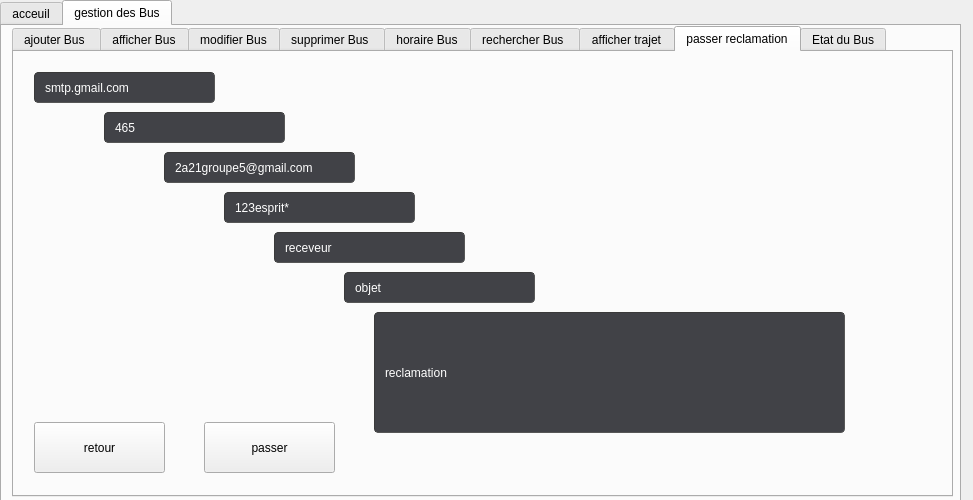
<?xml version="1.0" encoding="UTF-8"?>
<ui version="4.0">
 <class>Dialog</class>
 <widget class="QDialog" name="Dialog">
  <property name="geometry">
   <rect>
    <x>0</x>
    <y>0</y>
    <width>973</width>
    <height>500</height>
   </rect>
  </property>
  <property name="windowTitle">
   <string>Dialog</string>
  </property>
  <widget class="QTabWidget" name="tabWidget_2">
   <property name="geometry">
    <rect>
     <x>0</x>
     <y>0</y>
     <width>961</width>
     <height>511</height>
    </rect>
   </property>
   <property name="currentIndex">
    <number>1</number>
   </property>
   <widget class="QWidget" name="acceuil">
    <attribute name="title">
     <string>acceuil</string>
    </attribute>
    <widget class="QLabel" name="label_4">
     <property name="geometry">
      <rect>
       <x>30</x>
       <y>80</y>
       <width>111</width>
       <height>31</height>
      </rect>
     </property>
     <property name="text">
      <string>identifiant</string>
     </property>
    </widget>
    <widget class="QLabel" name="label_5">
     <property name="geometry">
      <rect>
       <x>30</x>
       <y>150</y>
       <width>101</width>
       <height>41</height>
      </rect>
     </property>
     <property name="text">
      <string>mot de passe </string>
     </property>
    </widget>
    <widget class="QLineEdit" name="lineEdit">
     <property name="geometry">
      <rect>
       <x>160</x>
       <y>80</y>
       <width>121</width>
       <height>31</height>
      </rect>
     </property>
    </widget>
    <widget class="QLineEdit" name="lineEdit_2">
     <property name="geometry">
      <rect>
       <x>160</x>
       <y>160</y>
       <width>121</width>
       <height>31</height>
      </rect>
     </property>
    </widget>
    <widget class="QPushButton" name="pushButton">
     <property name="geometry">
      <rect>
       <x>40</x>
       <y>250</y>
       <width>121</width>
       <height>41</height>
      </rect>
     </property>
     <property name="text">
      <string>connecter</string>
     </property>
    </widget>
    <widget class="QPushButton" name="pushButton_2">
     <property name="geometry">
      <rect>
       <x>200</x>
       <y>250</y>
       <width>111</width>
       <height>41</height>
      </rect>
     </property>
     <property name="text">
      <string>annuler</string>
     </property>
    </widget>
    <widget class="QLabel" name="label_2">
     <property name="geometry">
      <rect>
       <x>80</x>
       <y>10</y>
       <width>921</width>
       <height>451</height>
      </rect>
     </property>
     <property name="text">
      <string/>
     </property>
     <property name="pixmap">
      <pixmap>../../Downloads/logobus.png</pixmap>
     </property>
    </widget>
    <zorder>label_2</zorder>
    <zorder>label_4</zorder>
    <zorder>label_5</zorder>
    <zorder>lineEdit</zorder>
    <zorder>lineEdit_2</zorder>
    <zorder>pushButton</zorder>
    <zorder>pushButton_2</zorder>
   </widget>
   <widget class="QWidget" name="tab_4">
    <attribute name="title">
     <string>gestion des Bus</string>
    </attribute>
    <widget class="QTabWidget" name="tabWidget_3">
     <property name="geometry">
      <rect>
       <x>10</x>
       <y>0</y>
       <width>941</width>
       <height>471</height>
      </rect>
     </property>
     <property name="currentIndex">
      <number>7</number>
     </property>
     <widget class="QWidget" name="tab_5">
      <attribute name="title">
       <string>ajouter Bus </string>
      </attribute>
      <widget class="QLabel" name="label_6">
       <property name="geometry">
        <rect>
         <x>20</x>
         <y>120</y>
         <width>161</width>
         <height>41</height>
        </rect>
       </property>
       <property name="styleSheet">
        <string notr="true">color: rgb(255, 255, 255);
font: 14pt &quot;MS Shell Dlg 2&quot;;</string>
       </property>
       <property name="text">
        <string>plaque du Bus </string>
       </property>
      </widget>
      <widget class="QLineEdit" name="le_id">
       <property name="geometry">
        <rect>
         <x>230</x>
         <y>70</y>
         <width>261</width>
         <height>31</height>
        </rect>
       </property>
      </widget>
      <widget class="QLineEdit" name="le_plaque">
       <property name="geometry">
        <rect>
         <x>230</x>
         <y>130</y>
         <width>261</width>
         <height>31</height>
        </rect>
       </property>
      </widget>
      <widget class="QLineEdit" name="le_ligne">
       <property name="geometry">
        <rect>
         <x>230</x>
         <y>190</y>
         <width>261</width>
         <height>31</height>
        </rect>
       </property>
      </widget>
      <widget class="QLabel" name="label_10">
       <property name="geometry">
        <rect>
         <x>20</x>
         <y>70</y>
         <width>121</width>
         <height>21</height>
        </rect>
       </property>
       <property name="styleSheet">
        <string notr="true">color: rgb(255, 255, 255);
font: 75 14pt &quot;MS Shell Dlg 2&quot;;</string>
       </property>
       <property name="text">
        <string>ID bus</string>
       </property>
      </widget>
      <widget class="QLineEdit" name="le_capacite">
       <property name="geometry">
        <rect>
         <x>230</x>
         <y>250</y>
         <width>261</width>
         <height>31</height>
        </rect>
       </property>
      </widget>
      <widget class="QPushButton" name="pb_ajouter">
       <property name="geometry">
        <rect>
         <x>630</x>
         <y>330</y>
         <width>141</width>
         <height>51</height>
        </rect>
       </property>
       <property name="text">
        <string>Ajouter</string>
       </property>
      </widget>
      <widget class="QLabel" name="label_11">
       <property name="geometry">
        <rect>
         <x>20</x>
         <y>240</y>
         <width>151</width>
         <height>41</height>
        </rect>
       </property>
       <property name="styleSheet">
        <string notr="true">color: rgb(255, 255, 255);
font: 14pt &quot;MS Shell Dlg 2&quot;;</string>
       </property>
       <property name="text">
        <string>capacité</string>
       </property>
      </widget>
      <widget class="QLabel" name="label">
       <property name="geometry">
        <rect>
         <x>20</x>
         <y>180</y>
         <width>101</width>
         <height>31</height>
        </rect>
       </property>
       <property name="styleSheet">
        <string notr="true">color: rgb(255, 255, 255);
font: 14pt &quot;MS Shell Dlg 2&quot;;</string>
       </property>
       <property name="text">
        <string>ligne</string>
       </property>
      </widget>
      <widget class="QLabel" name="label_7">
       <property name="geometry">
        <rect>
         <x>-30</x>
         <y>-20</y>
         <width>1201</width>
         <height>551</height>
        </rect>
       </property>
       <property name="text">
        <string/>
       </property>
       <property name="pixmap">
        <pixmap>../../Downloads/bac.png</pixmap>
       </property>
      </widget>
      <zorder>label_7</zorder>
      <zorder>label_6</zorder>
      <zorder>le_id</zorder>
      <zorder>le_plaque</zorder>
      <zorder>le_ligne</zorder>
      <zorder>label_10</zorder>
      <zorder>le_capacite</zorder>
      <zorder>pb_ajouter</zorder>
      <zorder>label_11</zorder>
      <zorder>label</zorder>
     </widget>
     <widget class="QWidget" name="tab_6">
      <attribute name="title">
       <string>afficher Bus</string>
      </attribute>
      <widget class="QTableView" name="tab_bus">
       <property name="geometry">
        <rect>
         <x>45</x>
         <y>50</y>
         <width>681</width>
         <height>351</height>
        </rect>
       </property>
      </widget>
      <widget class="QLabel" name="label_8">
       <property name="geometry">
        <rect>
         <x>-25</x>
         <y>-25</y>
         <width>1031</width>
         <height>521</height>
        </rect>
       </property>
       <property name="text">
        <string/>
       </property>
       <property name="pixmap">
        <pixmap>../../Downloads/bac.png</pixmap>
       </property>
      </widget>
      <widget class="QPushButton" name="pb_afficher">
       <property name="geometry">
        <rect>
         <x>760</x>
         <y>100</y>
         <width>121</width>
         <height>41</height>
        </rect>
       </property>
       <property name="styleSheet">
        <string notr="true">selection-background-color: qlineargradient(spread:pad, x1:0, y1:0, x2:1, y2:0, stop:0 rgba(0, 0, 0, 255), stop:1 rgba(255, 255, 255, 255));</string>
       </property>
       <property name="text">
        <string>afficher</string>
       </property>
      </widget>
      <zorder>label_8</zorder>
      <zorder>tab_bus</zorder>
      <zorder>pb_afficher</zorder>
     </widget>
     <widget class="QWidget" name="tab_7">
      <attribute name="title">
       <string>modifier Bus</string>
      </attribute>
      <widget class="QLabel" name="label_23">
       <property name="geometry">
        <rect>
         <x>40</x>
         <y>150</y>
         <width>171</width>
         <height>31</height>
        </rect>
       </property>
       <property name="styleSheet">
        <string notr="true">color: rgb(255, 255, 255);
font: 14pt &quot;MS Shell Dlg 2&quot;;</string>
       </property>
       <property name="text">
        <string>plaque du Bus </string>
       </property>
      </widget>
      <widget class="QLabel" name="label_26">
       <property name="geometry">
        <rect>
         <x>40</x>
         <y>200</y>
         <width>151</width>
         <height>41</height>
        </rect>
       </property>
       <property name="styleSheet">
        <string notr="true">color: rgb(255, 255, 255);
font: 14pt &quot;MS Shell Dlg 2&quot;;</string>
       </property>
       <property name="text">
        <string>ligne</string>
       </property>
      </widget>
      <widget class="QLabel" name="label_27">
       <property name="geometry">
        <rect>
         <x>40</x>
         <y>80</y>
         <width>121</width>
         <height>41</height>
        </rect>
       </property>
       <property name="styleSheet">
        <string notr="true">color: rgb(255, 255, 255);
font: 14pt &quot;MS Shell Dlg 2&quot;;</string>
       </property>
       <property name="text">
        <string>ID bus </string>
       </property>
      </widget>
      <widget class="QLineEdit" name="le_IDmodifier">
       <property name="geometry">
        <rect>
         <x>230</x>
         <y>90</y>
         <width>261</width>
         <height>31</height>
        </rect>
       </property>
      </widget>
      <widget class="QLineEdit" name="le_plaqueModifier">
       <property name="geometry">
        <rect>
         <x>230</x>
         <y>150</y>
         <width>261</width>
         <height>31</height>
        </rect>
       </property>
      </widget>
      <widget class="QLineEdit" name="le_ligneModifier">
       <property name="geometry">
        <rect>
         <x>230</x>
         <y>210</y>
         <width>261</width>
         <height>31</height>
        </rect>
       </property>
      </widget>
      <widget class="QLineEdit" name="le_capModifier">
       <property name="geometry">
        <rect>
         <x>230</x>
         <y>270</y>
         <width>261</width>
         <height>31</height>
        </rect>
       </property>
      </widget>
      <widget class="QPushButton" name="pb_modifier">
       <property name="geometry">
        <rect>
         <x>660</x>
         <y>300</y>
         <width>181</width>
         <height>71</height>
        </rect>
       </property>
       <property name="text">
        <string>Modifier </string>
       </property>
      </widget>
      <widget class="QLabel" name="label_22">
       <property name="geometry">
        <rect>
         <x>40</x>
         <y>240</y>
         <width>191</width>
         <height>91</height>
        </rect>
       </property>
       <property name="styleSheet">
        <string notr="true">color: rgb(255, 255, 255);
font: 14pt &quot;MS Shell Dlg 2&quot;;</string>
       </property>
       <property name="text">
        <string>capacité</string>
       </property>
      </widget>
      <widget class="QLabel" name="label_9">
       <property name="geometry">
        <rect>
         <x>-50</x>
         <y>-10</y>
         <width>1131</width>
         <height>511</height>
        </rect>
       </property>
       <property name="text">
        <string/>
       </property>
       <property name="pixmap">
        <pixmap>../../Downloads/bac.png</pixmap>
       </property>
      </widget>
      <zorder>label_9</zorder>
      <zorder>label_23</zorder>
      <zorder>label_26</zorder>
      <zorder>label_27</zorder>
      <zorder>le_IDmodifier</zorder>
      <zorder>le_plaqueModifier</zorder>
      <zorder>le_ligneModifier</zorder>
      <zorder>le_capModifier</zorder>
      <zorder>pb_modifier</zorder>
      <zorder>label_22</zorder>
     </widget>
     <widget class="QWidget" name="tab_8">
      <attribute name="title">
       <string>supprimer Bus </string>
      </attribute>
      <widget class="QGroupBox" name="groupBox_3">
       <property name="geometry">
        <rect>
         <x>0</x>
         <y>0</y>
         <width>931</width>
         <height>431</height>
        </rect>
       </property>
       <property name="title">
        <string>saisir Bus </string>
       </property>
       <widget class="QLabel" name="label_40">
        <property name="geometry">
         <rect>
          <x>90</x>
          <y>90</y>
          <width>131</width>
          <height>31</height>
         </rect>
        </property>
        <property name="styleSheet">
         <string notr="true">color: rgb(255, 255, 255);
font: 14pt &quot;MS Shell Dlg 2&quot;;</string>
        </property>
        <property name="text">
         <string>N° du Bus</string>
        </property>
       </widget>
       <widget class="QLabel" name="label_41">
        <property name="geometry">
         <rect>
          <x>90</x>
          <y>130</y>
          <width>161</width>
          <height>51</height>
         </rect>
        </property>
        <property name="styleSheet">
         <string notr="true">color: rgb(255, 255, 255);
font: 14pt &quot;MS Shell Dlg 2&quot;;</string>
        </property>
        <property name="text">
         <string>plaque du Bus </string>
        </property>
       </widget>
       <widget class="QLineEdit" name="le_nBS">
        <property name="geometry">
         <rect>
          <x>280</x>
          <y>90</y>
          <width>271</width>
          <height>31</height>
         </rect>
        </property>
       </widget>
       <widget class="QLineEdit" name="le_pbS">
        <property name="geometry">
         <rect>
          <x>280</x>
          <y>140</y>
          <width>271</width>
          <height>31</height>
         </rect>
        </property>
       </widget>
       <widget class="QPushButton" name="pb_supprimer">
        <property name="geometry">
         <rect>
          <x>610</x>
          <y>230</y>
          <width>151</width>
          <height>61</height>
         </rect>
        </property>
        <property name="text">
         <string>supprimer</string>
        </property>
       </widget>
       <widget class="QLabel" name="label_12">
        <property name="geometry">
         <rect>
          <x>10</x>
          <y>0</y>
          <width>1131</width>
          <height>441</height>
         </rect>
        </property>
        <property name="text">
         <string/>
        </property>
        <property name="pixmap">
         <pixmap>../../Downloads/bac.png</pixmap>
        </property>
       </widget>
       <zorder>label_12</zorder>
       <zorder>label_40</zorder>
       <zorder>label_41</zorder>
       <zorder>le_nBS</zorder>
       <zorder>le_pbS</zorder>
       <zorder>pb_supprimer</zorder>
      </widget>
     </widget>
     <widget class="QWidget" name="tab_9">
      <attribute name="title">
       <string>horaire Bus</string>
      </attribute>
      <widget class="QGroupBox" name="groupBox_4">
       <property name="geometry">
        <rect>
         <x>10</x>
         <y>10</y>
         <width>911</width>
         <height>421</height>
        </rect>
       </property>
       <property name="title">
        <string>saisir Bus</string>
       </property>
       <widget class="QLineEdit" name="le_nBHoraire">
        <property name="geometry">
         <rect>
          <x>170</x>
          <y>30</y>
          <width>151</width>
          <height>31</height>
         </rect>
        </property>
       </widget>
       <widget class="QLabel" name="label_18">
        <property name="geometry">
         <rect>
          <x>50</x>
          <y>30</y>
          <width>141</width>
          <height>41</height>
         </rect>
        </property>
        <property name="styleSheet">
         <string notr="true">color: rgb(255, 255, 255);
font: 14pt &quot;MS Shell Dlg 2&quot;;</string>
        </property>
        <property name="text">
         <string>N° Bus</string>
        </property>
       </widget>
       <widget class="QLabel" name="label_19">
        <property name="geometry">
         <rect>
          <x>360</x>
          <y>20</y>
          <width>181</width>
          <height>41</height>
         </rect>
        </property>
        <property name="styleSheet">
         <string notr="true">color: rgb(255, 255, 255);
font: 14pt &quot;MS Shell Dlg 2&quot;;
</string>
        </property>
        <property name="text">
         <string>plaque du Bus </string>
        </property>
       </widget>
       <widget class="QLineEdit" name="le_pBHoraire">
        <property name="geometry">
         <rect>
          <x>540</x>
          <y>30</y>
          <width>151</width>
          <height>31</height>
         </rect>
        </property>
       </widget>
       <widget class="QPushButton" name="pb_AccFexel">
        <property name="geometry">
         <rect>
          <x>770</x>
          <y>20</y>
          <width>121</width>
          <height>51</height>
         </rect>
        </property>
        <property name="text">
         <string>acceder</string>
        </property>
       </widget>
       <widget class="QTableView" name="fichierEXCEL">
        <property name="geometry">
         <rect>
          <x>10</x>
          <y>80</y>
          <width>881</width>
          <height>321</height>
         </rect>
        </property>
       </widget>
      </widget>
      <widget class="QLabel" name="label_16">
       <property name="geometry">
        <rect>
         <x>-10</x>
         <y>-60</y>
         <width>1091</width>
         <height>551</height>
        </rect>
       </property>
       <property name="text">
        <string/>
       </property>
       <property name="pixmap">
        <pixmap>../../Downloads/bac.png</pixmap>
       </property>
      </widget>
      <zorder>label_16</zorder>
      <zorder>groupBox_4</zorder>
     </widget>
     <widget class="QWidget" name="tab_10">
      <attribute name="title">
       <string>rechercher Bus </string>
      </attribute>
      <widget class="QLabel" name="label_20">
       <property name="geometry">
        <rect>
         <x>110</x>
         <y>200</y>
         <width>111</width>
         <height>41</height>
        </rect>
       </property>
       <property name="text">
        <string/>
       </property>
      </widget>
      <widget class="QGroupBox" name="recherche">
       <property name="geometry">
        <rect>
         <x>20</x>
         <y>10</y>
         <width>931</width>
         <height>451</height>
        </rect>
       </property>
       <property name="title">
        <string>saisir Bus </string>
       </property>
       <widget class="QLabel" name="label_21">
        <property name="geometry">
         <rect>
          <x>10</x>
          <y>40</y>
          <width>111</width>
          <height>41</height>
         </rect>
        </property>
        <property name="styleSheet">
         <string notr="true">color: rgb(255, 255, 255);
font: 14pt &quot;MS Shell Dlg 2&quot;;</string>
        </property>
        <property name="text">
         <string>ligne </string>
        </property>
       </widget>
       <widget class="QLineEdit" name="le_ligneR">
        <property name="geometry">
         <rect>
          <x>110</x>
          <y>40</y>
          <width>181</width>
          <height>31</height>
         </rect>
        </property>
       </widget>
       <widget class="QPushButton" name="pb_recherche">
        <property name="geometry">
         <rect>
          <x>360</x>
          <y>40</y>
          <width>111</width>
          <height>41</height>
         </rect>
        </property>
        <property name="text">
         <string>rechercher</string>
        </property>
       </widget>
       <widget class="QTableView" name="tab_recherche">
        <property name="geometry">
         <rect>
          <x>20</x>
          <y>110</y>
          <width>871</width>
          <height>301</height>
         </rect>
        </property>
       </widget>
       <widget class="QPushButton" name="pb_trier">
        <property name="geometry">
         <rect>
          <x>530</x>
          <y>40</y>
          <width>121</width>
          <height>41</height>
         </rect>
        </property>
        <property name="text">
         <string>N° Bus  </string>
        </property>
       </widget>
       <widget class="QLabel" name="label_13">
        <property name="geometry">
         <rect>
          <x>-60</x>
          <y>-90</y>
          <width>1201</width>
          <height>541</height>
         </rect>
        </property>
        <property name="text">
         <string/>
        </property>
        <property name="pixmap">
         <pixmap>../../Downloads/bac.png</pixmap>
        </property>
       </widget>
       <widget class="QPushButton" name="pb_trierP">
        <property name="geometry">
         <rect>
          <x>710</x>
          <y>40</y>
          <width>111</width>
          <height>41</height>
         </rect>
        </property>
        <property name="text">
         <string>PlaqueB</string>
        </property>
       </widget>
       <zorder>label_13</zorder>
       <zorder>label_21</zorder>
       <zorder>le_ligneR</zorder>
       <zorder>pb_recherche</zorder>
       <zorder>tab_recherche</zorder>
       <zorder>pb_trier</zorder>
       <zorder>pb_trierP</zorder>
      </widget>
     </widget>
     <widget class="QWidget" name="tab_11">
      <attribute name="title">
       <string>afficher trajet</string>
      </attribute>
      <widget class="QGroupBox" name="groupBox_6">
       <property name="geometry">
        <rect>
         <x>10</x>
         <y>10</y>
         <width>911</width>
         <height>421</height>
        </rect>
       </property>
       <property name="title">
        <string>saisir Bus </string>
       </property>
       <widget class="QLabel" name="label_29">
        <property name="geometry">
         <rect>
          <x>10</x>
          <y>20</y>
          <width>131</width>
          <height>41</height>
         </rect>
        </property>
        <property name="styleSheet">
         <string notr="true">color: rgb(255, 255, 255);
font: 14pt &quot;MS Shell Dlg 2&quot;;

</string>
        </property>
        <property name="text">
         <string>ligne de Bus</string>
        </property>
       </widget>
       <widget class="QLabel" name="label_30">
        <property name="geometry">
         <rect>
          <x>10</x>
          <y>80</y>
          <width>121</width>
          <height>21</height>
         </rect>
        </property>
        <property name="styleSheet">
         <string notr="true">color: rgb(255, 255, 255);
font: 14pt &quot;MS Shell Dlg 2&quot;;
</string>
        </property>
        <property name="text">
         <string>chemin</string>
        </property>
       </widget>
       <widget class="QLineEdit" name="l_ligneA">
        <property name="geometry">
         <rect>
          <x>150</x>
          <y>30</y>
          <width>201</width>
          <height>31</height>
         </rect>
        </property>
       </widget>
       <widget class="QPushButton" name="pb_afficherTr">
        <property name="geometry">
         <rect>
          <x>230</x>
          <y>160</y>
          <width>121</width>
          <height>41</height>
         </rect>
        </property>
        <property name="text">
         <string>afficher</string>
        </property>
       </widget>
       <widget class="QPushButton" name="pb_imp">
        <property name="geometry">
         <rect>
          <x>780</x>
          <y>370</y>
          <width>121</width>
          <height>41</height>
         </rect>
        </property>
        <property name="text">
         <string>Imprimer</string>
        </property>
       </widget>
       <widget class="QLineEdit" name="le_chemin">
        <property name="geometry">
         <rect>
          <x>150</x>
          <y>80</y>
          <width>201</width>
          <height>31</height>
         </rect>
        </property>
       </widget>
      </widget>
      <widget class="QLabel" name="label_3">
       <property name="geometry">
        <rect>
         <x>400</x>
         <y>60</y>
         <width>421</width>
         <height>271</height>
        </rect>
       </property>
       <property name="text">
        <string/>
       </property>
      </widget>
      <widget class="QLabel" name="label_14">
       <property name="geometry">
        <rect>
         <x>-20</x>
         <y>-20</y>
         <width>991</width>
         <height>511</height>
        </rect>
       </property>
       <property name="text">
        <string/>
       </property>
       <property name="pixmap">
        <pixmap>../../Downloads/bac.png</pixmap>
       </property>
      </widget>
      <widget class="QLabel" name="photoTrajet">
       <property name="geometry">
        <rect>
         <x>360</x>
         <y>30</y>
         <width>551</width>
         <height>311</height>
        </rect>
       </property>
       <property name="text">
        <string/>
       </property>
      </widget>
      <zorder>label_14</zorder>
      <zorder>groupBox_6</zorder>
      <zorder>label_3</zorder>
      <zorder>photoTrajet</zorder>
     </widget>
     <widget class="QWidget" name="tab_12">
      <attribute name="title">
       <string>passer reclamation</string>
      </attribute>
      <widget class="QLabel" name="label_31">
       <property name="geometry">
        <rect>
         <x>60</x>
         <y>60</y>
         <width>121</width>
         <height>31</height>
        </rect>
       </property>
       <property name="text">
        <string/>
       </property>
      </widget>
      <widget class="QLineEdit" name="le_mdp">
       <property name="geometry">
        <rect>
         <x>210</x>
         <y>140</y>
         <width>191</width>
         <height>31</height>
        </rect>
       </property>
       <property name="styleSheet">
        <string notr="true">border-width: 1px; border-radius: 4px;
	border-color: rgb(58, 58, 58);
	border-style: inset;
	padding: 0 8px;
	color: rgb(255, 255, 255);

background-color: rgb(65, 66, 71);</string>
       </property>
       <property name="text">
        <string>123esprit*</string>
       </property>
      </widget>
      <widget class="QLineEdit" name="le_nom_2">
       <property name="geometry">
        <rect>
         <x>150</x>
         <y>100</y>
         <width>191</width>
         <height>31</height>
        </rect>
       </property>
       <property name="styleSheet">
        <string notr="true">border-width: 1px; border-radius: 4px;
	border-color: rgb(58, 58, 58);
	border-style: inset;
	padding: 0 8px;
	color: rgb(255, 255, 255);

background-color: rgb(65, 66, 71);</string>
       </property>
       <property name="text">
        <string>2a21groupe5@gmail.com</string>
       </property>
      </widget>
      <widget class="QLineEdit" name="le_objet">
       <property name="geometry">
        <rect>
         <x>330</x>
         <y>220</y>
         <width>191</width>
         <height>31</height>
        </rect>
       </property>
       <property name="styleSheet">
        <string notr="true">border-width: 1px; border-radius: 4px;
	border-color: rgb(58, 58, 58);
	border-style: inset;
	padding: 0 8px;
	color: rgb(255, 255, 255);

background-color: rgb(65, 66, 71);</string>
       </property>
       <property name="text">
        <string>objet</string>
       </property>
      </widget>
      <widget class="QLineEdit" name="le_recla">
       <property name="geometry">
        <rect>
         <x>360</x>
         <y>260</y>
         <width>471</width>
         <height>121</height>
        </rect>
       </property>
       <property name="styleSheet">
        <string notr="true">border-width: 1px; border-radius: 4px;
	border-color: rgb(58, 58, 58);
	border-style: inset;
	padding: 0 8px;
	color: rgb(255, 255, 255);

background-color: rgb(65, 66, 71);</string>
       </property>
       <property name="text">
        <string>reclamation</string>
       </property>
      </widget>
      <widget class="QPushButton" name="sendBtn">
       <property name="geometry">
        <rect>
         <x>190</x>
         <y>370</y>
         <width>131</width>
         <height>51</height>
        </rect>
       </property>
       <property name="text">
        <string>passer</string>
       </property>
      </widget>
      <widget class="QLabel" name="label_15">
       <property name="geometry">
        <rect>
         <x>-10</x>
         <y>-30</y>
         <width>1181</width>
         <height>501</height>
        </rect>
       </property>
       <property name="text">
        <string/>
       </property>
       <property name="pixmap">
        <pixmap>../../Downloads/bac.png</pixmap>
       </property>
      </widget>
      <widget class="QLineEdit" name="lineEdit_smtp">
       <property name="geometry">
        <rect>
         <x>20</x>
         <y>20</y>
         <width>181</width>
         <height>31</height>
        </rect>
       </property>
       <property name="styleSheet">
        <string notr="true">border-width: 1px; border-radius: 4px;
	border-color: rgb(58, 58, 58);
	border-style: inset;
	padding: 0 8px;
	color: rgb(255, 255, 255);

background-color: rgb(65, 66, 71);</string>
       </property>
       <property name="text">
        <string>smtp.gmail.com</string>
       </property>
      </widget>
      <widget class="QLineEdit" name="lineEdit_465">
       <property name="geometry">
        <rect>
         <x>90</x>
         <y>60</y>
         <width>181</width>
         <height>31</height>
        </rect>
       </property>
       <property name="styleSheet">
        <string notr="true">border-width: 1px; border-radius: 4px;
	border-color: rgb(58, 58, 58);
	border-style: inset;
	padding: 0 8px;
	color: rgb(255, 255, 255);

background-color: rgb(65, 66, 71);</string>
       </property>
       <property name="text">
        <string>465</string>
       </property>
      </widget>
      <widget class="QLineEdit" name="le_receveur">
       <property name="geometry">
        <rect>
         <x>260</x>
         <y>180</y>
         <width>191</width>
         <height>31</height>
        </rect>
       </property>
       <property name="styleSheet">
        <string notr="true">border-width: 1px; border-radius: 4px;
	border-color: rgb(58, 58, 58);
	border-style: inset;
	padding: 0 8px;
	color: rgb(255, 255, 255);

background-color: rgb(65, 66, 71);</string>
       </property>
       <property name="text">
        <string>receveur</string>
       </property>
      </widget>
      <widget class="QPushButton" name="exitBtn">
       <property name="geometry">
        <rect>
         <x>20</x>
         <y>370</y>
         <width>131</width>
         <height>51</height>
        </rect>
       </property>
       <property name="text">
        <string>retour</string>
       </property>
      </widget>
      <zorder>label_15</zorder>
      <zorder>label_31</zorder>
      <zorder>le_mdp</zorder>
      <zorder>le_nom_2</zorder>
      <zorder>le_objet</zorder>
      <zorder>le_recla</zorder>
      <zorder>sendBtn</zorder>
      <zorder>lineEdit_smtp</zorder>
      <zorder>lineEdit_465</zorder>
      <zorder>le_receveur</zorder>
      <zorder>exitBtn</zorder>
     </widget>
     <widget class="QWidget" name="tab_13">
      <attribute name="title">
       <string>Etat du Bus</string>
      </attribute>
      <widget class="QLabel" name="label_24">
       <property name="geometry">
        <rect>
         <x>-15</x>
         <y>-35</y>
         <width>1151</width>
         <height>551</height>
        </rect>
       </property>
       <property name="text">
        <string/>
       </property>
       <property name="pixmap">
        <pixmap>../../Downloads/bac.png</pixmap>
       </property>
      </widget>
      <widget class="QTabWidget" name="tabWidget">
       <property name="geometry">
        <rect>
         <x>20</x>
         <y>20</y>
         <width>891</width>
         <height>391</height>
        </rect>
       </property>
       <property name="currentIndex">
        <number>0</number>
       </property>
       <widget class="QWidget" name="tab">
        <attribute name="title">
         <string>vignette</string>
        </attribute>
        <widget class="QLabel" name="label_17">
         <property name="geometry">
          <rect>
           <x>-40</x>
           <y>-110</y>
           <width>1251</width>
           <height>551</height>
          </rect>
         </property>
         <property name="styleSheet">
          <string notr="true">color: rgb(255, 255, 255);
font: 14pt &quot;MS Shell Dlg 2&quot;;</string>
         </property>
         <property name="text">
          <string/>
         </property>
         <property name="pixmap">
          <pixmap>../../Downloads/bac.png</pixmap>
         </property>
        </widget>
        <widget class="QLineEdit" name="lineEdit_3">
         <property name="geometry">
          <rect>
           <x>140</x>
           <y>30</y>
           <width>113</width>
           <height>22</height>
          </rect>
         </property>
        </widget>
        <widget class="QLineEdit" name="lineEdit_4">
         <property name="geometry">
          <rect>
           <x>140</x>
           <y>90</y>
           <width>113</width>
           <height>22</height>
          </rect>
         </property>
        </widget>
        <widget class="QLabel" name="label_28">
         <property name="geometry">
          <rect>
           <x>10</x>
           <y>30</y>
           <width>81</width>
           <height>31</height>
          </rect>
         </property>
         <property name="styleSheet">
          <string notr="true">color: rgb(255, 255, 255);
font: 14pt &quot;MS Shell Dlg 2&quot;;</string>
         </property>
         <property name="text">
          <string>N° Bus</string>
         </property>
        </widget>
        <widget class="QLabel" name="label_32">
         <property name="geometry">
          <rect>
           <x>10</x>
           <y>80</y>
           <width>131</width>
           <height>31</height>
          </rect>
         </property>
         <property name="styleSheet">
          <string notr="true">color: rgb(255, 255, 255);
font: 14pt &quot;MS Shell Dlg 2&quot;;</string>
         </property>
         <property name="text">
          <string>plaque bus </string>
         </property>
        </widget>
        <widget class="QLabel" name="label_33">
         <property name="geometry">
          <rect>
           <x>10</x>
           <y>150</y>
           <width>141</width>
           <height>31</height>
          </rect>
         </property>
         <property name="styleSheet">
          <string notr="true">color: rgb(255, 255, 255);
font: 14pt &quot;MS Shell Dlg 2&quot;;</string>
         </property>
         <property name="text">
          <string>validite du </string>
         </property>
        </widget>
        <widget class="QDateEdit" name="dateEdit">
         <property name="geometry">
          <rect>
           <x>120</x>
           <y>160</y>
           <width>110</width>
           <height>22</height>
          </rect>
         </property>
        </widget>
        <widget class="QLabel" name="label_34">
         <property name="geometry">
          <rect>
           <x>240</x>
           <y>160</y>
           <width>56</width>
           <height>16</height>
          </rect>
         </property>
         <property name="styleSheet">
          <string notr="true">color: rgb(255, 255, 255);
font: 14pt &quot;MS Shell Dlg 2&quot;;</string>
         </property>
         <property name="text">
          <string>au</string>
         </property>
        </widget>
        <widget class="QDateEdit" name="dateEdit_2">
         <property name="geometry">
          <rect>
           <x>270</x>
           <y>160</y>
           <width>110</width>
           <height>22</height>
          </rect>
         </property>
        </widget>
       </widget>
       <widget class="QWidget" name="tab_2">
        <attribute name="title">
         <string>assurance</string>
        </attribute>
        <widget class="QLabel" name="label_25">
         <property name="geometry">
          <rect>
           <x>-60</x>
           <y>-70</y>
           <width>1521</width>
           <height>561</height>
          </rect>
         </property>
         <property name="text">
          <string/>
         </property>
         <property name="pixmap">
          <pixmap>../../Downloads/bac.png</pixmap>
         </property>
        </widget>
       </widget>
      </widget>
     </widget>
    </widget>
   </widget>
  </widget>
 </widget>
 <resources/>
 <connections/>
</ui>
